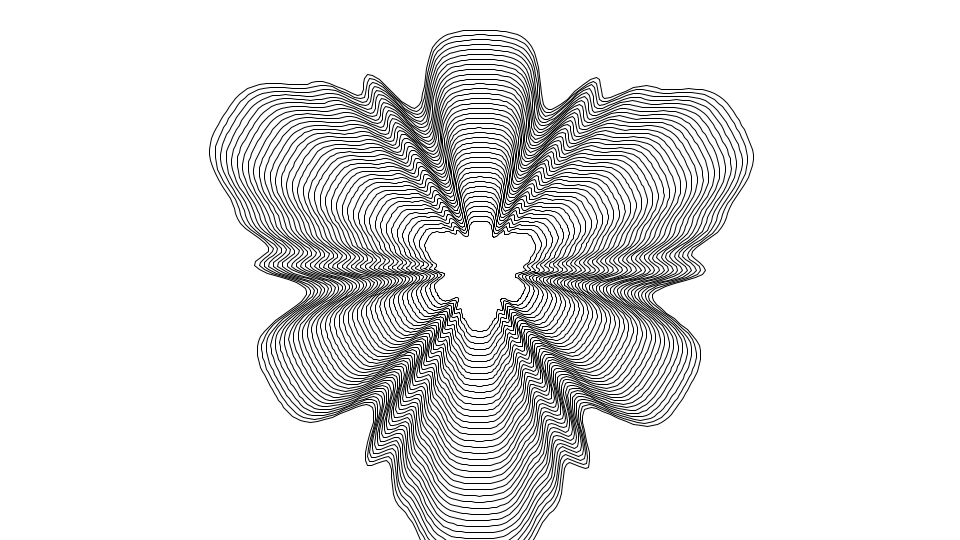
Frame 1 (no input)
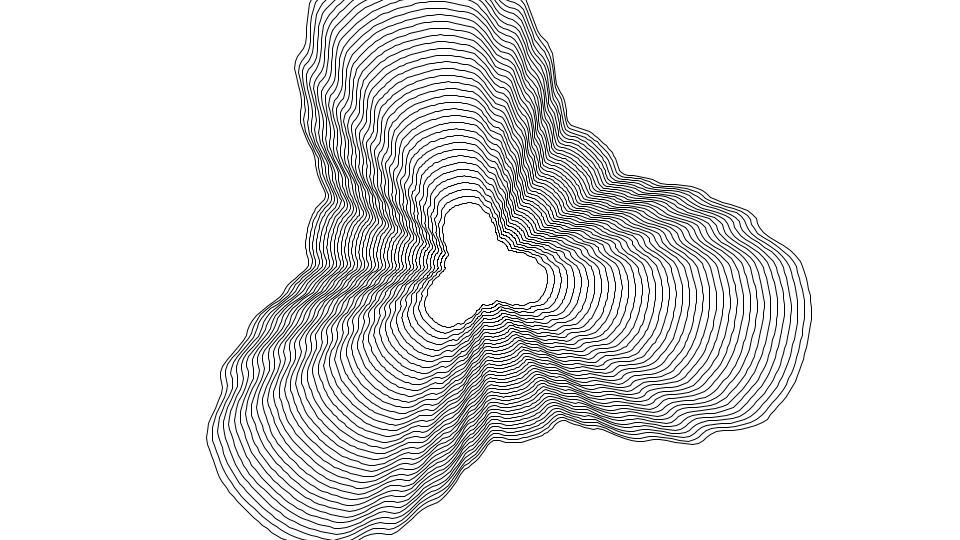
Frame 60 (the mouse pressed at the canvas centre just before this capture)
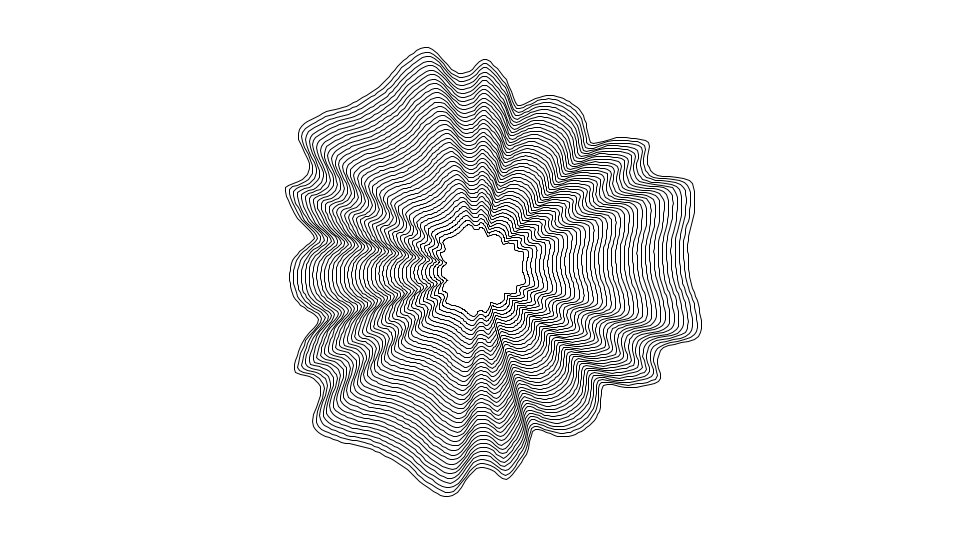
Frame 120 (the mouse held since frame 60 and released just before this capture)

The Processing sketch that drew these frames (run headless with seeded random() and noise(); from frame 60 on, the mouse is pressed at the canvas centre):

// Processing sketch: sketch_xxx_generative2D_study
// ── sketch_xxx_generative2D_study.pde
void setup() {
  size(960, 540);
  colorMode(HSB, 360, 100, 100, 100);
  noFill();
}

void draw() {
  background(0, 0, 100);
  for (float r = 100; r < 500; r += 10) {
    beginShape();
    for (float angle = 0; angle < 360; angle += 1) {
      float theta = radians(angle);
      pushMatrix();
      translate(width/2, height/2);
      rotate(theta+frameCount*0.001);
      float t = map(sin(theta*3-frameCount*0.035)*cos(frameCount*0.05), -1f, 1f, 0, 1f);
      float len = noise(t, frameCount*0.03)*r;
      PVector p = localToScreen(len, 0);
      vertex(p.x, p.y);
      //line(0, 0, len, 0);
      popMatrix();
    }
    endShape(CLOSE);
  }
}

PVector screenToLocal(float x, float y) {
  PVector in = new PVector(x, y);
  PVector out = new PVector();
  PMatrix2D current_matrix = new PMatrix2D();
  getMatrix(current_matrix);  
  current_matrix.invert();
  current_matrix.mult(in, out);
  return out;
}

PVector localToScreen(float x, float y) {
  PVector in = new PVector(x, y);
  PVector out = new PVector();
  PMatrix2D current_matrix = new PMatrix2D();
  getMatrix(current_matrix);  
  current_matrix.mult(in, out);
  return out;
}
